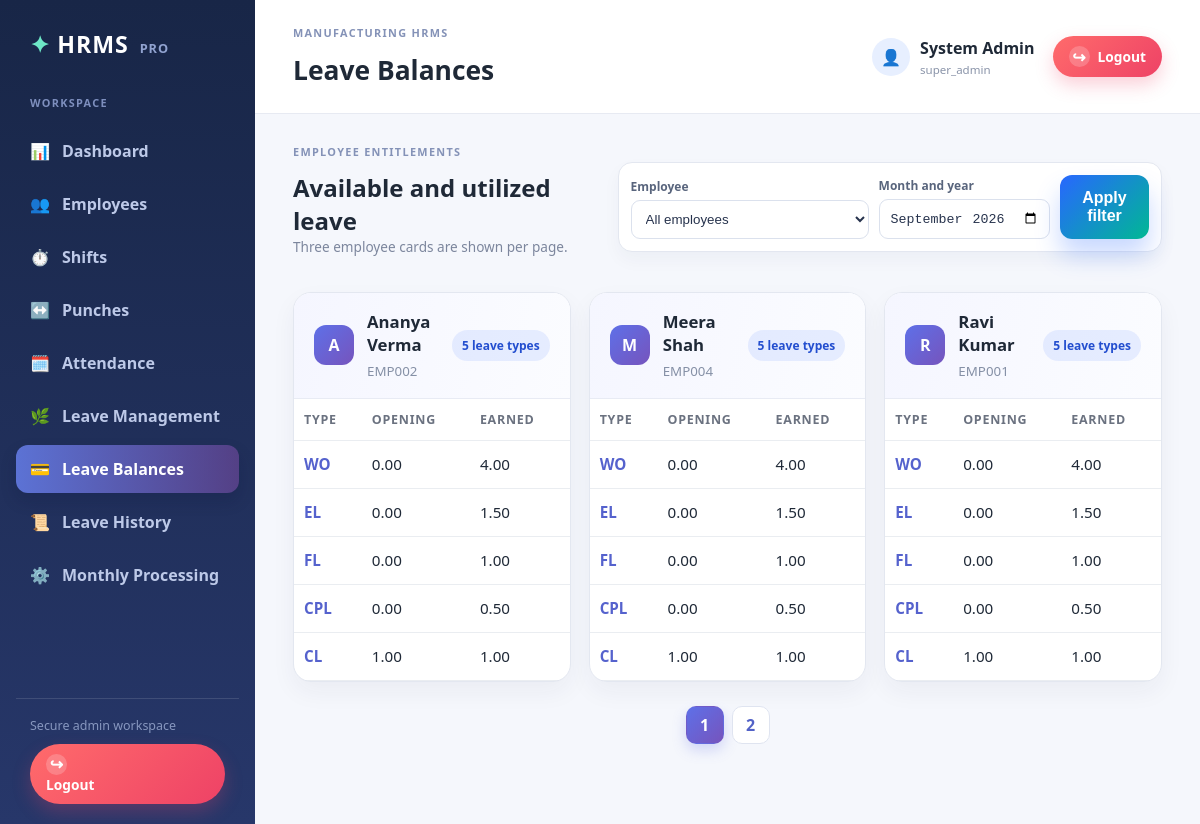
Screenshot of /admin/leave_balances.php (signed in) with the database file from the repository.
### tables this page shows
CREATE TABLE `employee_leave_balances` (
  `id` bigint(20) NOT NULL,
  `employee_id` int(11) NOT NULL,
  `leave_type_code` varchar(20) NOT NULL,
  `opening_balance` decimal(6,2) DEFAULT 0.00,
  `earned_balance` decimal(6,2) DEFAULT 0.00,
  `utilized_balance` decimal(6,2) DEFAULT 0.00,
  `closing_balance` decimal(6,2) DEFAULT 0.00,
  `carry_forward` decimal(6,2) DEFAULT 0.00,
  `month_year` varchar(10) NOT NULL,
  `created_at` timestamp NOT NULL DEFAULT current_timestamp()
);

### includes/config.php (called while the page is built, shortened)
<?php
$DB_HOST = 'localhost';
$DB_USER = 'root';
$DB_PASS = '';
$DB_NAME = 'hrms_db';
function getDbConnection(): mysqli
{
    global $DB_HOST, $DB_USER, $DB_PASS, $DB_NAME;
    $conn = new mysqli($DB_HOST, $DB_USER, $DB_PASS, $DB_NAME);
    function e(string $value): string
    {
        return htmlspecialchars($value, ENT_QUOTES, 'UTF-8');
    }
    $conn->set_charset('utf8mb4');
    return $conn;
}

### admin/leave_balances.php (the view, shortened to what this page needs)
<?php
require_once __DIR__ . '/../includes/layout.php';
$conn = adminDb();
$employeeId = (int)($_GET['employee_id'] ?? 0);
$month = preg_match('/^\d{4}-\d{2}$/', (string)($_GET['month'] ?? '')) ? $_GET['month'] : date('Y-m');
if ($employeeId > 0) {
    $stmt = $conn->prepare(
        'SELECT e.employee_code,e.full_name,b.leave_type_code,b.opening_balance,b.earned_balance,
                b.utilized_balance,b.closing_balance,b.carry_forward
         FROM employee_leave_balances b JOIN employees e ON e.id=b.employee_id
         WHERE b.month_year=? AND e.id=?
         ORDER BY e.full_name, FIELD(b.leave_type_code,"WO","EL","FL","CPL","CL")'
    );
    $stmt->bind_param('si', $month, $employeeId);
} else {
    $stmt = $conn->prepare(
        'SELECT e.employee_code,e.full_name,b.leave_type_code,b.opening_balance,b.earned_balance,
                b.utilized_balance,b.closing_balance,b.carry_forward
         FROM employee_leave_balances b JOIN employees e ON e.id=b.employee_id
         WHERE b.month_year=?
         ORDER BY e.full_name, FIELD(b.leave_type_code,"WO","EL","FL","CPL","CL")'
    );
    $stmt->bind_param('s', $month);
}
$stmt->execute();
$rows = $stmt->get_result();
$grouped = [];
while ($row = $rows->fetch_assoc()) {
    $key = (string)$row['employee_code'];
    if (!isset($grouped[$key])) {
        $grouped[$key] = ['name' => $row['full_name'], 'code' => $row['employee_code'], 'items' => []];
    }
    $grouped[$key]['items'][] = $row;
}
$perPage = 3;
$page = max(1, (int)($_GET['page'] ?? 1));
$totalPages = max(1, (int)ceil(count($grouped) / $perPage));
$page = min($page, $totalPages);
$visibleGroups = array_slice($grouped, ($page - 1) * $perPage, $perPage, true);
$queryBase = ['month' => $month];
?>
<div class="page-heading">
    <div>
        <p class="eyebrow">EMPLOYEE ENTITLEMENTS</p>
        <h2>Available and utilized leave</h2>
        <p class="muted">Three employee cards are shown per page.</p>
    </div>
    <form method="get" class="filter-card"><label>Employee<select name="employee_id">
                <option value="0">All employees</option>
            </select></label><label>Month and year<input type="month" name="month" value="<?= e($month) ?>"></label><button class="btn btn-primary">Apply filter</button></form>
</div>
<div class="employee-card-grid"><?php foreach ($visibleGroups as $employee): ?><section class="employee-leave-card">
            <div class="employee-card-header">
                <div class="employee-avatar"><?= e(strtoupper(substr($employee['name'], 0, 1))) ?></div>
                <div>
                    <h3><?= e($employee['name']) ?></h3><small><?= e($employee['code']) ?></small>
                </div><span class="status-pill status-leave"><?= count($employee['items']) ?> leave types</span>
            </div>
            <div class="table-wrap">
                <table>
                    <thead>
                        <tr>
                            <th>Type</th>
                            <th>Opening</th>
                            <th>Earned</th>
                            <th>Taken</th>
                        </tr>
                    </thead>
                    <tbody><?php foreach ($employee['items'] as $row): ?><tr>
                                <td><span class="leave-code"><?= e($row['leave_type_code']) ?></span></td>
                                <td><?= e((string)$row['opening_balance']) ?></td>
                                <td><?= e((string)$row['earned_balance']) ?></td>
                                <td><?= e((string)$row['utilized_balance']) ?></td>
                            </tr><?php endforeach; ?></tbody>
                </table>
            </div>
        </section><?php endforeach; ?></div>
<?php if ($totalPages > 1): ?><nav class="pagination" aria-label="Leave balance pages"><?php for ($i = 1; $i <= $totalPages; $i++): $queryBase['page'] = $i; ?><a class="<?= $i === $page ? 'active' : '' ?>" href="?<?= e(http_build_query($queryBase)) ?>"><?= $i ?></a><?php endfor; ?></nav><?php endif; ?>

### assets/css/style.css (style rules this page uses)
:root { --bg: #f4f7fb; --panel: #ffffff; --primary: #2867ff; --primary-dark: #1d4fd8; --secondary: #00b894; --warning: #f39c12; --danger: #e74c3c; --text: #1f2937; --muted: #6b7280; --shadow: 0 20px 45px rgba(31, 41, 55, 0.12); --border: rgba(148, 163, 184, 0.2); }
* { box-sizing: border-box; }
body { margin: 0; font-family: "Segoe UI", Tahoma, Geneva, Verdana, sans-serif; background: linear-gradient(135deg, #eef4ff 0%, #ecfff8 100%); color: var(--text); }
h1, h2, h3, h4, p { margin-top: 0; }
a { text-decoration: none; color: inherit; }
.btn { display: inline-flex; align-items: center; justify-content: center; border: none; border-radius: 12px; padding: 14px 18px; font-size: 1rem; font-weight: 700; cursor: pointer; transition: transform 0.2s ease, box-shadow 0.2s ease; }
.btn-primary { width: 100%; background: linear-gradient(135deg, var(--primary) 0%, var(--secondary) 100%); color: white; box-shadow: 0 16px 24px rgba(40, 103, 255, 0.25); }
.table-wrap { overflow-x: auto; }
table { width: 100%; border-collapse: collapse; }
th, td { padding: 12px 10px; text-align: left; border-bottom: 1px solid rgba(148, 163, 184, 0.2); font-size: 0.95rem; }
th { color: var(--muted); font-size: 0.78rem; letter-spacing: 0.06em; text-transform: uppercase; }
.status-pill { display: inline-flex; align-items: center; border-radius: 999px; padding: 7px 10px; font-weight: 700; font-size: 0.75rem; }
.status-leave { background: rgba(40, 103, 255, 0.10); color: #234ecf; }
.admin-body { background: #f5f7fc; }
.menu-caption, .eyebrow { color: #8492b7; font-size: .68rem; font-weight: 800; letter-spacing: .12em; margin: 0 0 12px; }
.page-heading { display: flex; justify-content: space-between; align-items: center; gap: 15px; margin-bottom: 22px; }
.page-heading h2 { margin: 0; font-size: 1.5rem; }
.leave-code { color: #5562cd; font-weight: 800; }
.muted { color: #7c869d; font-size: .85rem; }
.filter-card { display: flex; align-items: end; gap: 10px; padding: 12px; background: #fff; border: 1px solid #e3e7f0; border-radius: 14px; box-shadow: 0 8px 18px rgba(30,41,70,.04); }
.filter-card label { color: #59657d; font-size: .75rem; font-weight: 800; }
.filter-card input, .filter-card select { display: block; min-width: 155px; margin-top: 5px; border: 1px solid #dbe1ed; border-radius: 9px; padding: 10px; background: #fff; color: #27334d; }
.employee-card-grid { display: grid; grid-template-columns: repeat(3, minmax(0, 1fr)); gap: 18px; align-items: start; }
.employee-leave-card { min-width: 0; margin-bottom: 0; overflow: hidden; background: #fff; border: 1px solid #e3e7f0; border-radius: 18px; box-shadow: 0 10px 24px rgba(30,41,70,.05); }
.employee-card-header { display: flex; align-items: center; gap: 13px; min-height: 74px; padding: 17px 20px; background: linear-gradient(100deg, #f5f6ff, #fbfcff); border-bottom: 1px solid #e8ebf4; }
.employee-card-header h3 { margin: 0 0 3px; font-size: 1.05rem; }
.employee-card-header small { color: #8590a6; }
.employee-card-header .status-pill { margin-left: auto; white-space: nowrap; }
.employee-avatar { display: grid; flex: 0 0 40px; place-items: center; width: 40px; height: 40px; border-radius: 12px; color: #fff; font-weight: 800; background: linear-gradient(135deg, #5e70e8, #7654bd); }
.employee-leave-card table { min-width: 650px; }
.pagination { display: flex; justify-content: center; gap: 8px; margin: 24px 0 30px; }
.pagination a { display: grid; place-items: center; min-width: 38px; height: 38px; padding: 0 12px; color: #5262c7; text-decoration: none; background: #fff; border: 1px solid #dfe4f0; border-radius: 10px; font-weight: 800; }
.pagination a:hover, .pagination a.active { color: #fff; background: linear-gradient(135deg, #5e70e8, #7654bd); border-color: transparent; box-shadow: 0 6px 14px rgba(94,112,232,.25); }

### rows the page displays
employee_leave_balances: leave_type_code "WO", opening_balance "0.00", earned_balance "4.00"
employee_leave_balances: leave_type_code "EL", opening_balance "0.00", earned_balance "1.50"
employee_leave_balances: leave_type_code "FL", opening_balance "0.00", earned_balance "1.00"
employee_leave_balances: leave_type_code "CPL", opening_balance "0.00", earned_balance "0.50"
employee_leave_balances: leave_type_code "CL", opening_balance "1.00", earned_balance "1.00"
employee_leave_balances: leave_type_code "WO", opening_balance "0.00", earned_balance "4.00"
employee_leave_balances: leave_type_code "EL", opening_balance "0.00", earned_balance "1.50"
employee_leave_balances: leave_type_code "FL", opening_balance "0.00", earned_balance "1.00"
employee_leave_balances: leave_type_code "CPL", opening_balance "0.00", earned_balance "0.50"
employee_leave_balances: leave_type_code "CL", opening_balance "1.00", earned_balance "1.00"
employee_leave_balances: leave_type_code "WO", opening_balance "0.00", earned_balance "4.00"
employee_leave_balances: leave_type_code "EL", opening_balance "0.00", earned_balance "1.50"
employee_leave_balances: leave_type_code "FL", opening_balance "0.00", earned_balance "1.00"
employee_leave_balances: leave_type_code "CPL", opening_balance "0.00", earned_balance "0.50"
employee_leave_balances: leave_type_code "CL", opening_balance "1.00", earned_balance "1.00"

### other values shown
$menu[0] "📊"
$menu[1] "Dashboard"
$menu[0] "👥"
$menu[1] "Employees"
$menu[0] "⏱️"
$menu[1] "Shifts"
$menu[0] "↔️"
$menu[1] "Punches"
$menu[0] "🗓️"
$menu[1] "Attendance"
$menu[0] "🌿"
$menu[1] "Leave Management"
$menu[0] "💳"
$menu[1] "Leave Balances"
$menu[0] "📜"
